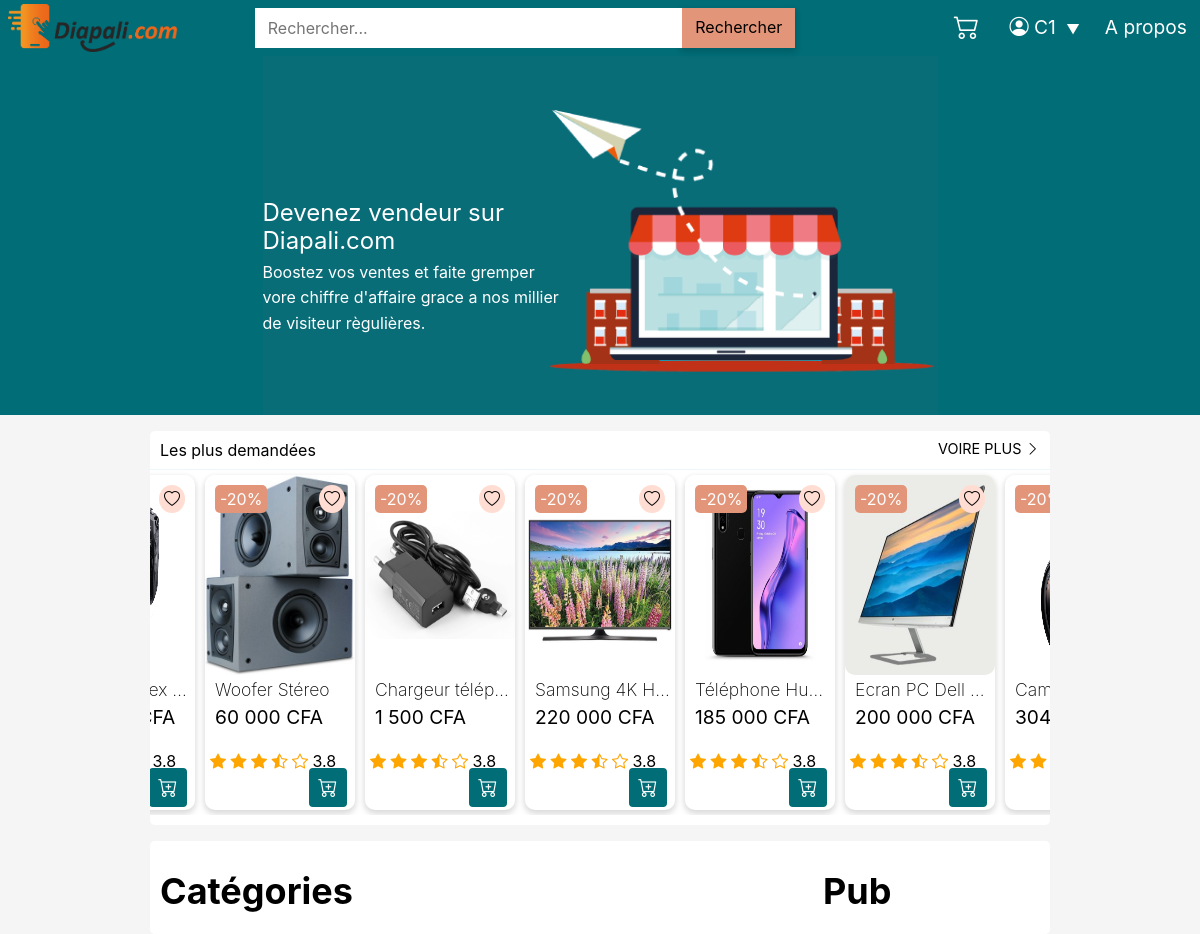
Page / (signed in) on the committed database.
### tables this page shows
CREATE TABLE `Product`(
    `id` INT PRIMARY KEY AUTO_INCREMENT,
    `nom` VARCHAR(255),
    `price` FLOAT,
    `Category_id` INT,
    `img` VARCHAR(100),
    `descr` TEXT,
    `stock_actuel` INT(11),
    `stock_min` INT(11),
    `date_expiration` DATE NULL,
    `is_promo` INT(11) NULL,
    `promo` INT(11) NULL,
    `updated_at` DATETIME,
    `created_at` DATETIME,
    `color` VARCHAR(255) NULL,
    `size` VARCHAR(255) NULL,
    `pointure` VARCHAR(255) NULL,
    `dimensions` VARCHAR(255) NULL,
    `User_id` INT(11),
    `ventes` INT(11),
    `is_active` INT(11),
    CONSTRAINT FOREIGN KEY (`Category_id`) REFERENCES `Category`(`id`),
    CONSTRAINT FOREIGN KEY (`User_id`) REFERENCES `User`(`id`)
);

### src/Autoload/Autoloader.php (called while the page is built, shortened)
<?php
class Autoloader
{
    static function AutoloadHome($class)
    {
        if (strpos($class, __NAMESPACE__ . '\\') === 0) {
            $class = str_replace(__NAMESPACE__ . '\\', '', $class);
        }
    }
}

### src/Bdd/Bdd.php (called while the page is built, shortened)
<?php
class Bdd
{
    public function connect()
    {
        try {
            $connect = new \PDO(
                'mysql:host=localhost;dbname=ecommerce;charset=utf8',
                'root',
                ''
            );
        } catch (\PDOException $exception) {
            echo $exception->getMessage();
            exit('Erreur de connexion à la base de données');
        }
        return $connect;
    }
}

### src/Entity/Product.php (called while the page is built, shortened)
<?php
class Product
{
    public static function getProducts()
    {
        $connect = new Bdd();
        $bddcontent = 'SELECT *, Product.id as idProduct FROM Product LEFT JOIN Category ON Category.id = Product.Category_id';
        $bddstatement = $connect->connect()->prepare($bddcontent);
        $bddstatement->execute();
        $products = $bddstatement->fetchAll();
        return $products;
    }
}

### index.php (the view, shortened to what this page needs)
<?php
require('./src/Autoload/Autoloader.php');
?>
<section class="section-top">
    <div class="container">
      <div class="slider">
        <div class="">
          <img src="../assets/images/slider/slider2.png" alt="img2" />
          <div class="text_slider sl2">
            <h2>Devenez vendeur sur Diapali.com</h2>
            <p>Boostez vos ventes et faite gremper vore chiffre d'affaire grace a nos millier de visiteur règulières.</p>
          </div>
        </div>
      </div>
    </div>
</section>
<section class="primary-section container mt-3 white rounded-1">
    <header>
        <h1>Les plus demandées</h1>
        <a href="#">Voire plus <i class="bi bi-chevron-right"></i></a>
    </header>
    <div class="products product-slider">
        <?php $products = Product::getProducts();
        foreach ($products as $key => $product) : ?>
            <div class="product shadow-1">
                <span class="promo">-20%</span>
                <span class="like"><a href="#"><i class="bi bi-heart"></i></a></span>
                <a href="./pages/product.php?product=<?= $product['idProduct'] ?>"><img src="./assets/images/Product/<?= $product['img'] ?>" alt="produit"></a>
                <div class="detaille">
                    <div class="title-price">
                        <h3><a href="#"><?= $product['nom'] ?></a></h3>
                        <p><?= number_format($product['price'], 0, '', ' ',) ?> CFA</p>
                    </div>
                    <div class="review-buy">
                        <span>
                          <i class="bi bi-star-fill"></i>
                          <i class="bi bi-star-fill"></i>
                          <i class="bi bi-star-fill"></i>
                          <i class="bi bi-star-half"></i>
                          <i class="bi bi-star"></i>
                          3.8
                        </span>
                        <a href="./pages/panier.php?product=<?= $product['idProduct'] ?>" class="btn btn-primary"><i class="bi bi-cart-plus"></i></a>
                    </div>
                </div>
            </div>
        <?php endforeach ?>
    </div>
</section>
<section class="section-width-sidebar container mt-3 rounded-1 white">
    <div class="grix xs4 grille white rounded-1">
        <div class="sidebar-infos white">
            <h2 class="category">Catégories</h2>
        </div>
        <div class="col-xs2 col-md2 profile-infos rounded-1">
        </div>
        <div class="sidebar-infos white">
            <h2 class="category">Pub</h2>
        </div>
    </div>
</section>
<?php $content = ob_get_clean();
require('./template/template.php');
?>

### assets/style/stylesheets/screen.css (style rules this page uses)
* { box-sizing: border-box; }
header { margin: 0; padding: 0; }
.btn { background: #006d77; color: #fff; border-radius: 4px; text-align: center; font-size: 1em; padding: .5em; }
.section-top { width: 100%; padding: 0; margin: 0; background: #006d77; }
.section-top .slider { width: 75%; margin: auto; position: relative; }
.section-top .slider img { width: 100%; margin: auto; }
.section-top .slider .text_slider { width: 45%; position: absolute; top: 40%; right: 2px; color: #fff; }
.section-top .slider .text_slider h2 { font-weight: 400; font-size: 1.5em; margin: 0; padding: 0; }
.section-top .slider .text_slider p { font-size: 1em; margin: 5px 0; }
.section-top .slider .sl2 { left: 0; }
.products { width: 100%; padding-bottom: 10px; }
.products .product { position: relative; border-radius: 10px; margin: 5px; background: #fff; }
.products .product .promo, .products .product .like { position: absolute; top: 10px; }
.products .product .promo { left: 10px; padding: 5px; border-radius: 5px; background: #e29578; color: #fff; }
.products .product .like { right: 10px; background: #ffddd2; padding: 5px; border-radius: 50%; }
.products .product img { width: 100%; height: 200px; border-radius: 10px; }
.products .product .detaille { width: 100%; }
.products .product .detaille .title-price { padding: 5px; margin-left: 5px; }
.products .product .detaille .title-price h3 { margin: 0; padding: 0; font-size: 1.1em; font-weight: 200; text-overflow: ellipsis; white-space: nowrap; overflow: hidden; }
.products .product .detaille .title-price p { margin: 0; padding: 0; margin-top: 5px; font-size: 1.2em; font-weight: 400; }
.products .product .detaille .review-buy { height: 48px; line-height: 20px; padding: 5px; }
.products .product .detaille .review-buy span, .products .product .detaille .review-buy a { display: inline-block; }
.products .product .detaille .review-buy span { margin-top: 10px; }
.products .product .detaille .review-buy span i { color: orange; }
.products .product .detaille .review-buy a { float: right; bottom: 3px; right: 3px; font-size: 1.2em; }
.grille { padding: 10px; }
.primary-section { background: #fff; }
.primary-section header { width: 100%; padding: 10px; border-bottom: 1px solid #edf6f9; }
.primary-section header a, .primary-section header h1 { display: inline; }
.primary-section header h1 { margin: 0; padding: 0; font-size: 1em; font-weight: 400; }
.primary-section header a { margin: 0; padding: 0; font-size: .9em; text-transform: uppercase; float: right; }
body { background: #f5f5f5; }

### rows in the picture
product: img (picture), nom "Chargeur télép…", price "1 500"
product: img (picture), nom "Samsung 4K H…", price "220 000"
product: img (picture), nom "Téléphone Hu…", price "185 000"
product: img (picture), nom "Ecran PC Dell…", price "200 000"
product: img (picture), nom "Caméra reflex…", price "304…"
product: img (picture), nom "Woofer Stéreo", price "60 000"

### other values in the picture
$_SESSION['user']['nom'] "C1"
